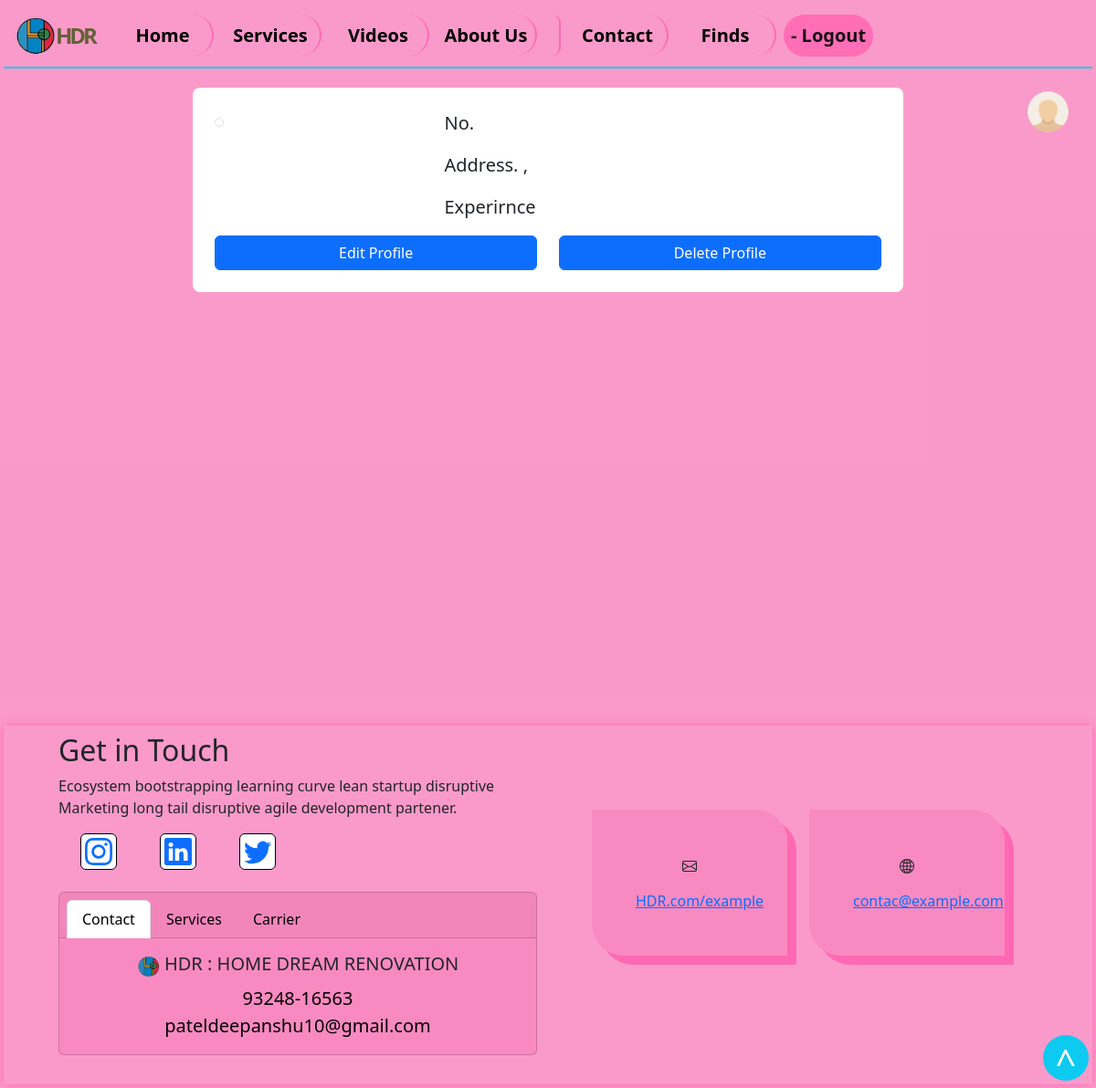
The page /user/ (signed in) on the database as committed earlier.
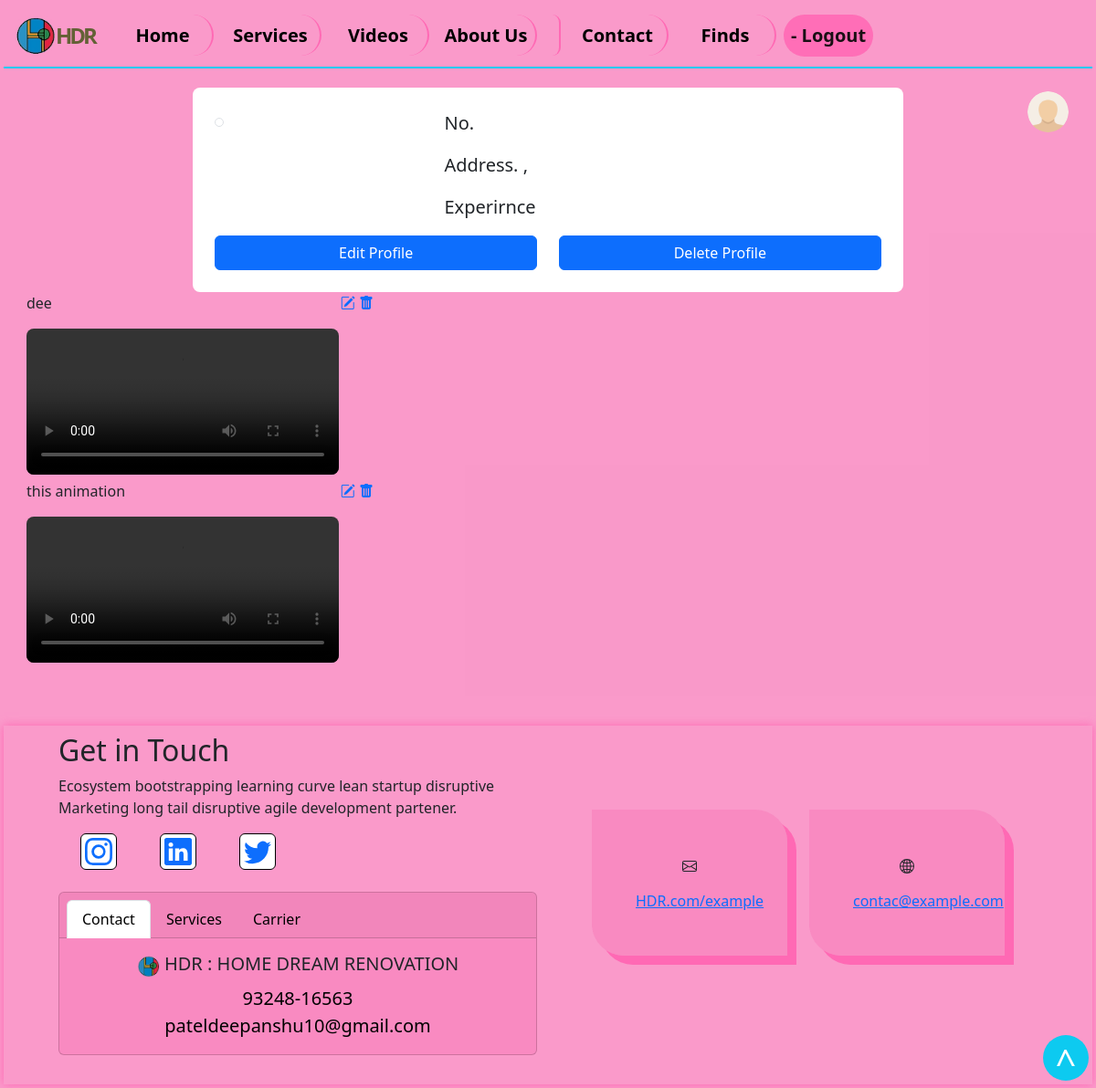
The same page on the database as committed later.
### HDRAPP/models.py (models this page shows, shortened)
class Video_Add(models.Model):
    title = models.CharField(max_length = 200)
    video = models.FileField(upload_to='video/')
    created_at = models.DateTimeField(auto_now_add=True)
    username = models.ForeignKey(User, on_delete=models.CASCADE, default=1)

### HDRAPP/views.py (the view)
# urls.py: path('user/', views.USER, name='user'),
def USER(request):
    context = {}
    userdetails = User.objects.all()
    userVideo = Video_Add.objects.all()
    context['userdetails'] = userdetails
    context['uservideos'] = userVideo
    display_user_video = Video_Add.objects.filter(username = request.user)
    display_user_profiles = Job_profile.objects.filter(username = request.user)
    context['u_video'] = display_user_video
    context['u_profile'] = display_user_profiles
    return render(request, 'HDRAPP/faq.html', context)

### HDRAPP/templates/HDRAPP/faq.html (shortened to what this page needs)
{% extends 'HDRAPP/base.html' %}
{% load static %}
{% block body %}
<div class="h-20-user">
    <div class="text-end">
        <div>
            <img src="{% static 'Images/unprofile.png' %}" alt="LOGO_HDR" height="45px" width="45px" style="border-radius: 50%; cursor: pointer;" id="user-profile-image">
        </div>
    </div>
</div>
<div class="container-fluid h-91 py-2">
     <div class="user-profile-parent-container h-80-user">
        <div class="user-profile-container">
            <div id="user-profile-body_section">
                <div class="row d-flex justify-content-center ">
                    <div class="col-md-8 bg-white p-4 rounded-3">
                        <div class="row mb-3 ">
                            <div class="col-4">
                                <img src="{{ u_profile.0.image.url }}" class="img img-fluid img-thumbnail" alt="">
                            </div>
                            <div class="col-6">
                                <p class="card-text fs-5">No. {{ u_profile.0.mobile_no}}</p>
                                <p class="card-text fs-5">Address. {{ u_profile.0.address_one }}, {{ u_profile.address_two }}</p>
                                <p class="card-text fs-5">Experirnce {{ u_profile.0.experience }}</p>
                            </div>
                        </div>
                        <div class="row">
                            <div class="col-md-6"><a href="/userprofileedit/{{u_profile.0.id}}" class="btn btn-primary w-100">Edit Profile</a></div>
                            <div class="col-md-6"><a href="/userprofiledelete/{{u_profile.0.id}}" class="btn btn-primary w-100">Delete Profile</a></div>
                        </div>
                    </div>
                </div>
                <div id="size_dedu">
                   {% for video in u_video %}
                   <p>{{ video.title }}
                    <span style="float: right;">
                    <a href="/uservideoedit/{{video.id}}"><i class="bi bi-pencil-square"></i></a>
                    <a href="/uservideodelete/{{video.id}}"><i class="bi bi-trash-fill"></i></a>
                    </span>
                   </p>
                    <video src="{{ video.video.url }}" loop height="80%" width="90%" controls class="rounded-3 "></video>
                   {% endfor %}
                </div>
            </div>
        </div>
    </div>
</div>
{% endblock body %}

Rows that differ between the two databases and show on the page:
added Video_Add: title "dee"
added Video_Add: title "this animation"
